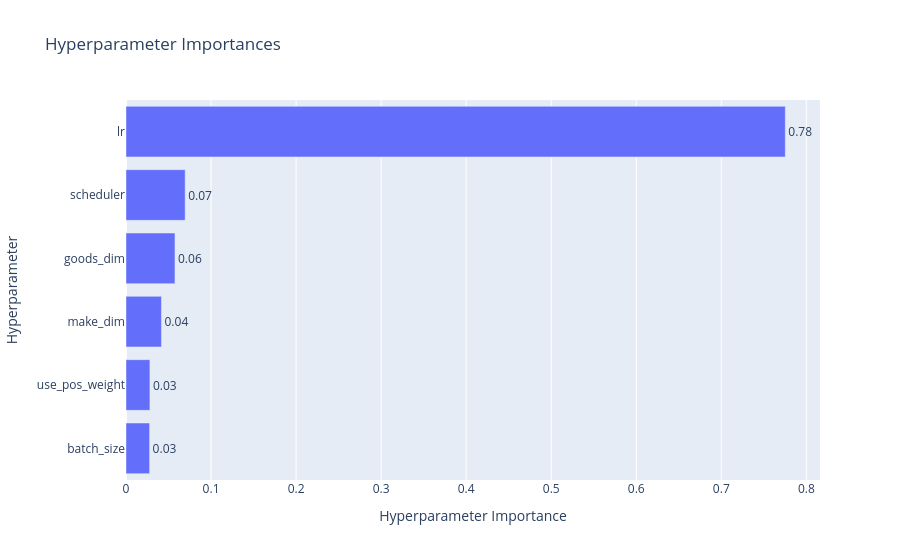

Notebook source saved alongside this figure:
### Code cell
plot_param_importances(study)

### Figure 1 — Plotly figure (JSON) as saved in the notebook; plotly's stock layout.template omitted (floating-point values rounded to 4 significant figures)
{"data": [{"cliponaxis": false, "hovertemplate": ["batch_size (CategoricalDistribution): 0.027769155128815996<extra></extra>", "use_pos_weight (IntDistribution): 0.028119010983720476<extra></extra>", "make_dim (IntDistribution): 0.04170141711502813<extra></extra>", "goods_dim (IntDistribution): 0.05758556950841745<extra></extra>", "scheduler (CategoricalDistribution): 0.06957134770627793<extra></extra>", "lr (FloatDistribution): 0.77525349955774<extra></extra>"], "name": "Objective Value", "orientation": "h", "text": ["0.03", "0.03", "0.04", "0.06", "0.07", "0.78"], "textposition": "outside", "type": "bar", "x": [0.02777, 0.02812, 0.0417, 0.05759, 0.06957, 0.7753], "y": ["batch_size", "use_pos_weight", "make_dim", "goods_dim", "scheduler", "lr"]}], "layout": {"title": {"text": "Hyperparameter Importances"}, "xaxis": {"title": {"text": "Hyperparameter Importance"}}, "yaxis": {"title": {"text": "Hyperparameter"}}}}
